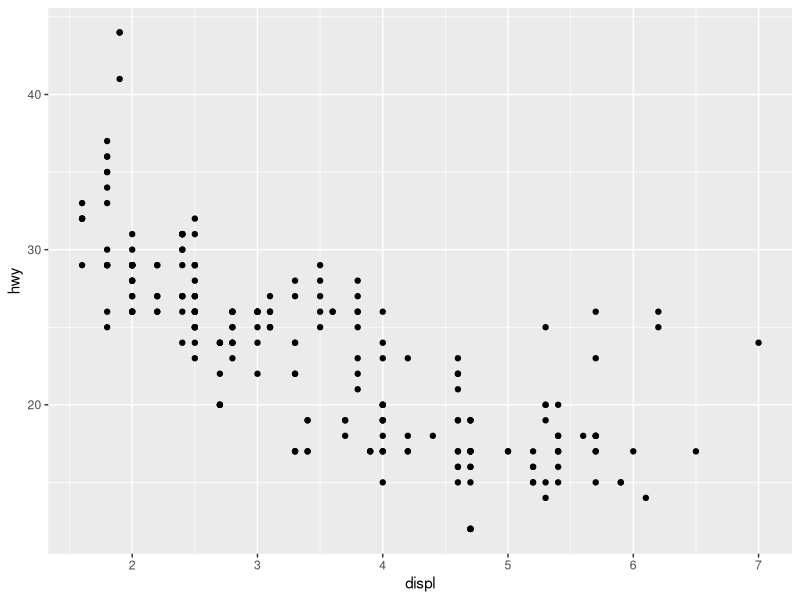
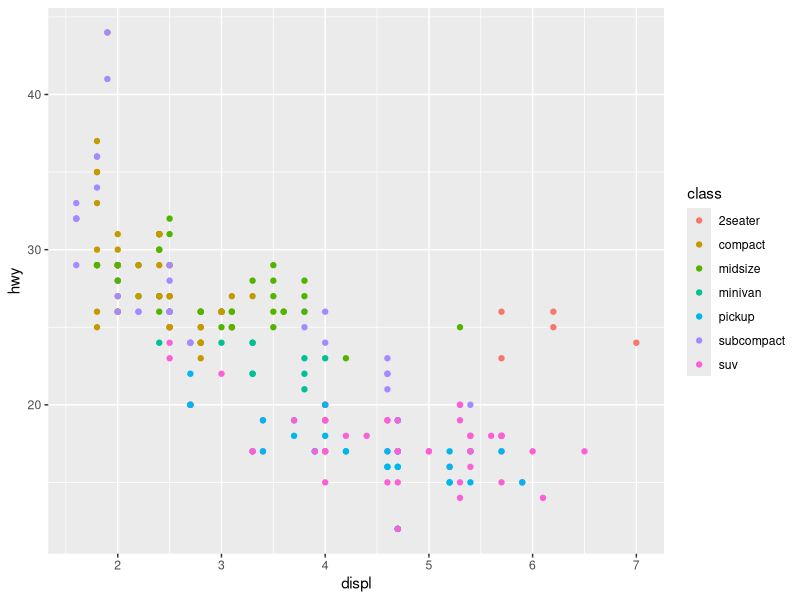
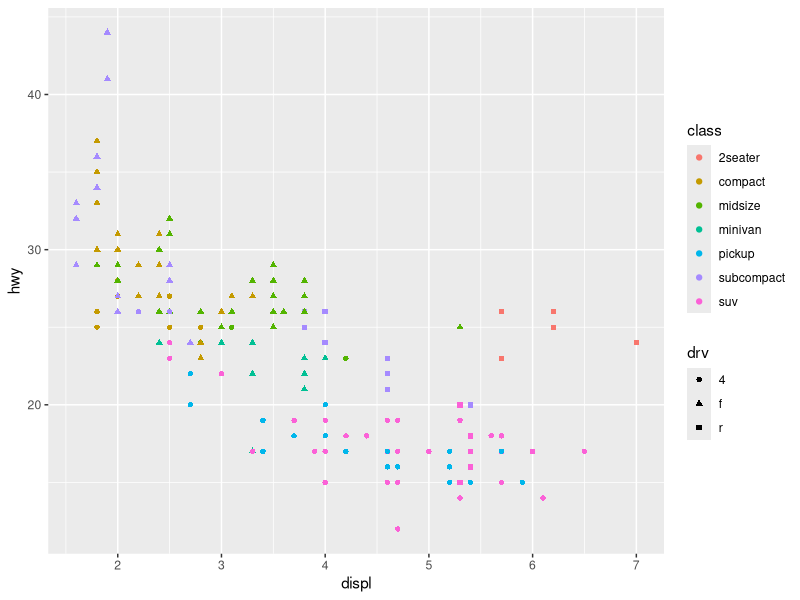
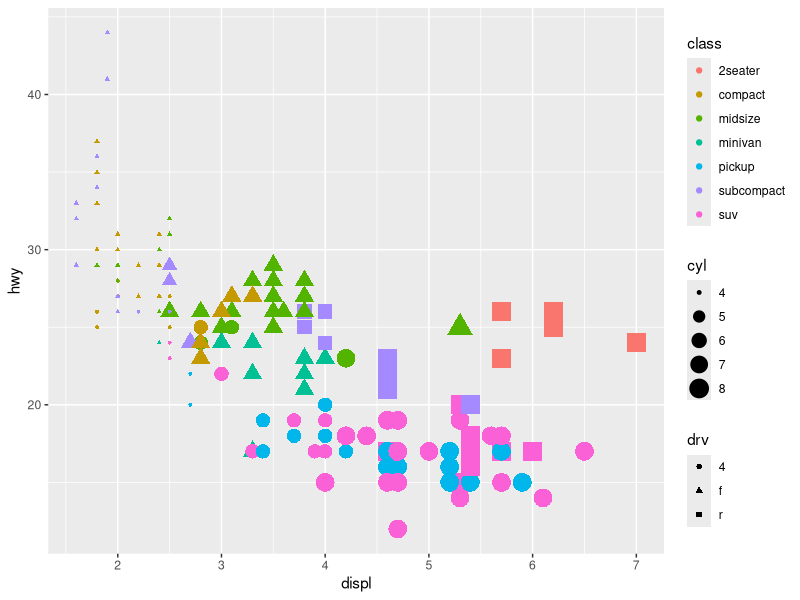
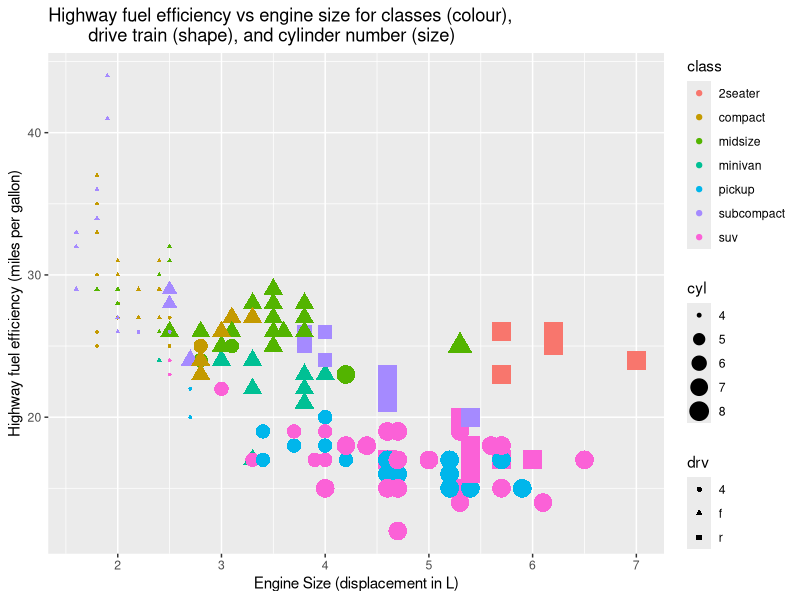

Reproduce these figures in R, in order.
#Jessica McCallum 8417015#
#Quiz 3#

install.packages("tidyverse")
library(tidyverse)
library(datasets)
mpg

#Question 1#
view(mpg)
nrow(mpg)
ncol(mpg) 
dim(mpg)

#234 observations#
#11 variables #

library(ggplot2)
ggplot(data = mpg) + geom_point(mapping = aes(x = displ, y = hwy))

#Question 2#
library(ggplot2)
ggplot(data = mpg) + geom_point(mapping = aes(x = displ, y = hwy, colour=class))

#Question 3#
library(ggplot2)
ggplot(data = mpg) + geom_point(mapping = aes(x = displ, y = hwy, colour=class, shape=drv))

#Question 4#
library(ggplot2)
ggplot(data = mpg) + geom_point(mapping = aes(x = displ, y = hwy, colour=class, shape=drv, 
                                              size=cyl))

#Question 5#
library(ggplot2)
Output<-ggplot(data = mpg) + geom_point(mapping = aes(x = displ, y = hwy, colour=class, shape=drv, 
                                                      size=cyl))
print(Output+ labs(y="Highway fuel efficiency (miles per gallon)", 
        x = "Engine Size (displacement in L)") + 
        ggtitle("Highway fuel efficiency vs engine size for classes (colour), 
        drive train (shape), and cylinder number (size) "))



